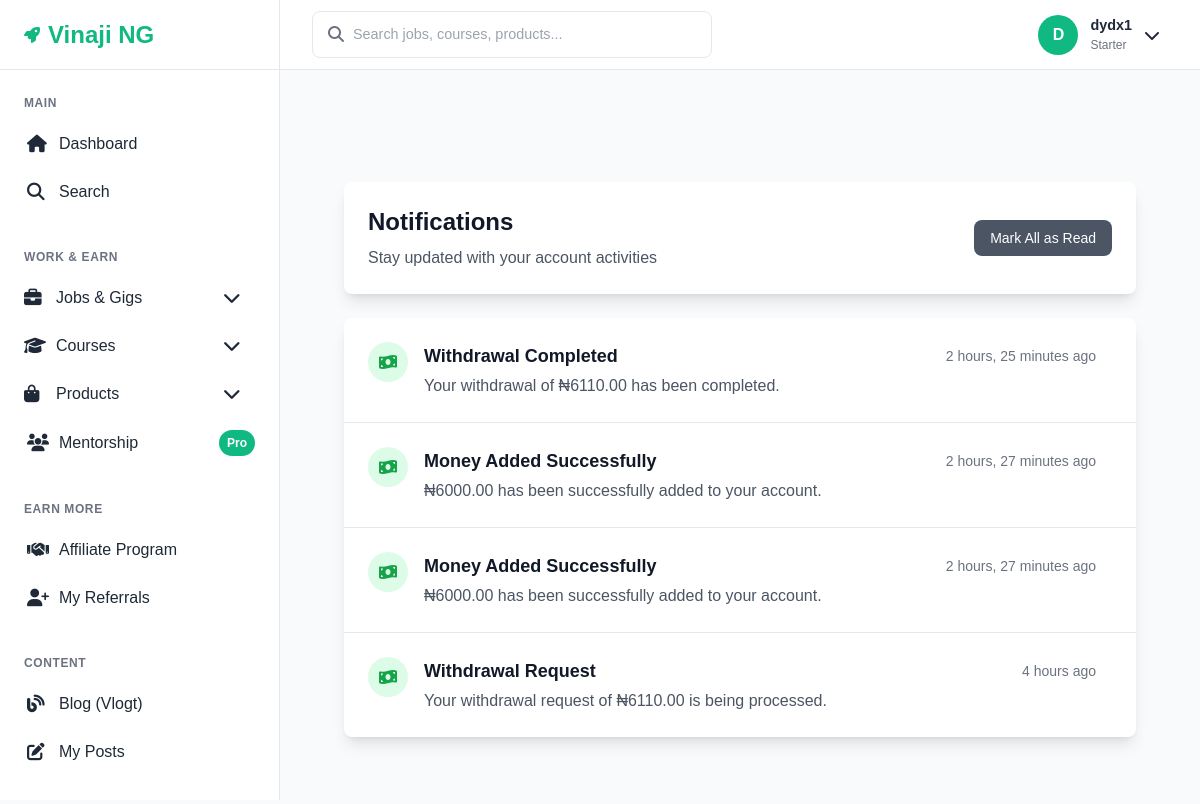
The page /transactions/notifications/ (signed in) on the database its author committed.
### accounts/models.py (models this page shows, shortened)
class User(AbstractUser):
    SUBSCRIPTION_CHOICES = [
        ('starter', 'Starter'),
        ('pro', 'Pro'),
        ('mentorship', 'Mentorship'),
    ]
    subscription_level = models.CharField(
        max_length=20,
        choices=SUBSCRIPTION_CHOICES,
        default='starter'
    )
    referral_code = models.CharField(max_length=20, unique=True, blank=True)
    is_verified = models.BooleanField(default=False)
    date_updated = models.DateTimeField(auto_now=True)
    groups = models.ManyToManyField(
        Group,
        related_name="custom_user_groups",  # use "+" if you don’t need reverse access
        blank=True
    )
    user_permissions = models.ManyToManyField(
        Permission,
        related_name="custom_user_permissions",  # use "+" if you don’t need reverse access
        blank=True
    )

### transactions/models.py (models this page shows, shortened)
class Notification(models.Model):
    NOTIFICATION_TYPES = [
        ('transaction', 'Transaction'),
        ('approval', 'Approval'),
        ('system', 'System'),
        ('promotion', 'Promotion'),
    ]
    user = models.ForeignKey(settings.AUTH_USER_MODEL, on_delete=models.CASCADE, related_name='notifications')
    notification_type = models.CharField(max_length=20, choices=NOTIFICATION_TYPES)
    title = models.CharField(max_length=200)
    message = models.TextField()
    is_read = models.BooleanField(default=False)
    related_object_id = models.PositiveIntegerField(null=True, blank=True)
    related_content_type = models.CharField(max_length=100, blank=True)
    created_at = models.DateTimeField(auto_now_add=True)
    class Meta:
        ordering = ['-created_at']

### transactions/views.py (the view)
# urls.py: path('notifications/', views.notifications_list, name='notifications_list'),
@login_required
def notifications_list(request):
    notifications = Notification.objects.filter(user=request.user)
    print(f"Total notifications: {notifications.count()}")
    for notification in notifications:
        print(f"Notification: {notification.title} - Read: {notification.is_read}")
    unread_count = notifications.filter(is_read=False).count()
    print(f"Unread count: {unread_count}")
    paginator = Paginator(notifications, 20)
    page_number = request.GET.get('page')
    page_obj = paginator.get_page(page_number)
    context = {
        'page_obj': page_obj,
        'notifications': page_obj.object_list,
        'unread_count': unread_count,
    }
    return render(request, 'transactions/notifications.html', context)

### site_core/context_processors.py (called while the page is built)
def site_settings(request):
    return {
        'site_settings': SiteSetting.get_solo()
    }

### site_core/models.py (called while the page is built)
    @classmethod
    def get_solo(cls):
        obj, created = cls.objects.get_or_create(pk=1)
        return obj

### transactions/context_processors.py (called while the page is built)
def notifications_context(request):
    if request.user.is_authenticated:
        unread_count = Notification.objects.filter(
            user=request.user,
            is_read=False
        ).count()
        return {
            'unread_notifications_count': unread_count
        }
    return {
        'unread_notifications_count': 0
    }

### templates/transactions/notifications.html (shortened to what this page needs)
{% extends 'base.html' %}
{% block content %}
<div class="max-w-4xl mx-auto py-6 sm:px-6 lg:px-8">
    <div class="px-4 py-6 sm:px-0">
        <div class="bg-white rounded-lg shadow-lg p-6 mb-6">
            <div class="flex justify-between items-center">
                <div>
                    <h1 class="text-2xl font-bold text-gray-900">Notifications</h1>
                    <p class="text-gray-600 mt-2">Stay updated with your account activities</p>
                </div>
                <div class="flex items-center space-x-3">
                    <form method="post" action="{% url 'mark_all_notifications_read' %}" class="inline">
                        <button type="submit" class="bg-gray-600 text-white px-4 py-2 rounded-lg hover:bg-gray-700 transition-colors text-sm">
                            Mark All as Read
                        </button>
                    </form>
                </div>
            </div>
        </div>
        <div class="bg-white rounded-lg shadow-lg overflow-hidden">
            <div class="divide-y divide-gray-200">
                    {% for notification in page_obj %}
                <div class="p-6 hover:bg-gray-50 transition-colors {% if not notification.is_read %}bg-blue-50 border-l-4 border-blue-500{% endif %}">
                    <div class="flex items-start space-x-4">
                        <div class="flex-shrink-0">
                            <div class="w-10 h-10 rounded-full flex items-center justify-center
                                        {% if notification.notification_type == 'transaction' %}bg-green-100 text-green-600
                                        {% elif notification.notification_type == 'approval' %}bg-blue-100 text-blue-600
                                        {% elif notification.notification_type == 'system' %}bg-purple-100 text-purple-600
                                        {% else %}bg-orange-100 text-orange-600{% endif %}">
                                <i class="fas
                                    {% if notification.notification_type == 'transaction' %}fa-money-bill-wave
                                    {% elif notification.notification_type == 'approval' %}fa-check-circle
                                    {% elif notification.notification_type == 'system' %}fa-cog
                                    {% else %}fa-bullhorn{% endif %}">
                                </i>
                            </div>
                        </div>
                        <div class="flex-1 min-w-0">
                            <div class="flex items-center justify-between">
                                <h3 class="text-lg font-semibold text-gray-900">{{ notification.title }}</h3>
                                <span class="text-sm text-gray-500">{{ notification.created_at|timesince }} ago</span>
                            </div>
                            <p class="text-gray-600 mt-1">{{ notification.message }}</p>
                        </div>
                    </div>
                </div>
                {% empty %}
                <div class="p-12 text-center">
                    <i class="fas fa-bell text-gray-300 text-4xl mb-3"></i>
                    <h3 class="text-xl font-semibold text-gray-900 mb-2">No notifications</h3>
                    <p class="text-gray-600">You're all caught up! New notifications will appear here.</p>
                </div>
                {% endfor %}
            </div>
        </div>
    </div>
</div>
{% endblock %}

### templates/base.html (shortened to what this page needs)
{% load static %}
<!DOCTYPE html>
<html lang="en">
<head>
    <link href="{% static 'css/style.css' %}" rel="stylesheet">
    <script src="https://cdn.tailwindcss.com"></script>
    <link rel="stylesheet" href="https://cdnjs.cloudflare.com/ajax/libs/font-awesome/6.4.0/css/all.min.css">
</head>
<body>
    <aside class="sidebar" id="sidebar">
        <div class="sidebar-header">
            <a href="{% url 'dashboard' %}" class="logo">
                <i class="fas fa-rocket text-primary"></i>
                <span class="logo-text">Vinaji NG</span>
            </a>
        </div>
        <nav class="sidebar-nav">
            <div class="nav-section">
                <div class="nav-title">Main</div>
                <ul class="nav-links">
                    <li>
                        <a href="{% url 'dashboard' %}" class="nav-link {% if request.resolver_match.url_name == 'dashboard' %}active{% endif %}">
                            <i class="fas fa-home"></i>
                            Dashboard
                        </a>
                    </li>
                    <li>
                        <a href="{% url 'search_results' %}" class="nav-link">
                            <i class="fas fa-search"></i>
                            Search
                        </a>
                    </li>
                </ul>
            </div>
            <div class="nav-section">
                <div class="nav-title">Work & Earn</div>
                <ul class="nav-links">
                    <li class="dropdown">
                        <button class="nav-link dropdown-toggle" onclick="toggleDropdown(this)">
                            <i class="fas fa-briefcase"></i>
                            Jobs & Gigs
                            <i class="fas fa-chevron-down ml-auto text-sm"></i>
                        </button>
                    </li>
                    <li class="dropdown">
                        <button class="nav-link dropdown-toggle" onclick="toggleDropdown(this)">
                            <i class="fas fa-graduation-cap"></i>
                            Courses
                            <i class="fas fa-chevron-down ml-auto text-sm"></i>
                        </button>
                    </li>
                    <li class="dropdown">
                        <button class="nav-link dropdown-toggle" onclick="toggleDropdown(this)">
                            <i class="fas fa-shopping-bag"></i>
                            Products
                            <i class="fas fa-chevron-down ml-auto text-sm"></i>
                        </button>
                    </li>
                        <a href="{% url 'mentorship_list' %}" class="nav-link {% if 'mentorship' in request.resolver_match.url_name %}active{% endif %}">
                            <i class="fas fa-users"></i>
                            Mentorship
                            <span class="badge">Pro</span>
                        </a>
                </ul>
            </div>
            <div class="nav-section">
                <div class="nav-title">Earn More</div>
                <ul class="nav-links">
                    <li>
                        <a href="{% url 'affiliate_dashboard' %}" class="nav-link {% if 'affiliate' in request.resolver_match.url_name %}active{% endif %}">
                            <i class="fas fa-handshake"></i>
                            Affiliate Program
                        </a>
                    </li>
                    <li>
                        <a href="{% url 'referral_list' %}" class="nav-link {% if 'referral' in request.resolver_match.url_name %}active{% endif %}">
                            <i class="fas fa-user-plus"></i>
                            My Referrals
                        </a>
                    </li>
                </ul>
            </div>
            <div class="nav-section">
                <div class="nav-title">Content</div>
                <ul class="nav-links">
                    <li>
                        <a href="{% url 'blog_list' %}" class="nav-link {% if 'blog' in request.resolver_match.url_name %}active{% endif %}">
                            <i class="fas fa-blog"></i>
                            Blog (Vlogt)
                        </a>
                    </li>
                    <li>
                        <a href="{% url 'blog_manage' %}" class="nav-link {% if request.resolver_match.url_name == 'blog_manage' %}active{% endif %}">
                            <i class="fas fa-edit"></i>
                            My Posts
                        </a>
                    </li>
                </ul>
            </div>
        </nav>
    </aside>
    <header class="header">
        <div class="header-left">
            <div class="search-container">
                <i class="fas fa-search search-icon"></i>
                <form action="{% url 'search_results' %}" method="get">
                    <input type="text"
                           name="q"
                           class="search-input"
                           placeholder="Search jobs, courses, products..."
                           value="{{ request.GET.q }}">
                </form>
            </div>
        </div>
        <div class="header-right">
            {% if user.is_authenticated %}
                <div class="user-dropdown">
                    <button class="user-menu-btn" id="userMenuBtn">
                        <div class="user-avatar">
                            {{ user.username|first|upper }}
                        </div>
                        <div class="user-info">
                            <div class="user-name">{{ user.username }}</div>
                            <div class="user-role">{{ user.get_subscription_level_display }}</div>
                        </div>
                        <i class="fas fa-chevron-down"></i>
                    </button>
                </div>
            {% endif %}
        </div>
    </header>
    <main class="main-content">
        {% block content %}{% endblock %}
    </main>
</body>
</html>

### templates/base.html (style rules this page uses)
:root { --primary-color: #10b981; --primary-dark: #059669; --primary-light: #34d399; --secondary-color: #1f2937; --accent-color: #f59e0b; --text-dark: #1f2937; --text-light: #6b7280; --bg-light: #f9fafb; --bg-white: #ffffff; --border-color: #e5e7eb; --success-color: #10b981; --warning-color: #f59e0b; --error-color: #ef4444; --shadow: 0 1px 3px 0 rgba(0, 0, 0, 0.1), 0 1px 2px 0 rgba(0, 0, 0, 0.06); --shadow-lg: 0 10px 15px -3px rgba(0, 0, 0, 0.1), 0 4px 6px -2px rgba(0, 0, 0, 0.05); --sidebar-width: 280px; --header-height: 70px; }
* { margin: 0; padding: 0; box-sizing: border-box; }
body { font-family: 'Inter', sans-serif; line-height: 1.6; color: var(--text-dark); background-color: var(--bg-light); display: flex; min-height: 100vh; }
.sidebar { width: var(--sidebar-width); background: var(--bg-white); border-right: 1px solid var(--border-color); position: fixed; left: 0; top: 0; height: 100vh; overflow-y: auto; z-index: 100; transition: transform 0.3s ease; }
.sidebar-header { padding: 1.5rem; border-bottom: 1px solid var(--border-color); height: var(--header-height); display: flex; align-items: center; }
.logo { display: flex; align-items: center; text-decoration: none; }
.logo-text { font-size: 1.5rem; font-weight: 700; color: var(--primary-color); margin-left: 0.5rem; }
.sidebar-nav { padding: 1rem 0; }
.nav-section { margin-bottom: 1.5rem; }
.nav-title { padding: 0.5rem 1.5rem; font-size: 0.75rem; font-weight: 600; text-transform: uppercase; color: var(--text-light); letter-spacing: 0.05em; }
.nav-links { list-style: none; }
.nav-link { display: flex; align-items: center; padding: 0.75rem 1.5rem; color: var(--text-dark); text-decoration: none; transition: all 0.3s ease; border-left: 3px solid transparent; }
.nav-link i { width: 20px; margin-right: 0.75rem; font-size: 1.1rem; }
.nav-link .badge { margin-left: auto; background: var(--primary-color); color: white; padding: 0.25rem 0.5rem; border-radius: 1rem; font-size: 0.75rem; font-weight: 600; }
.header { position: fixed; top: 0; left: var(--sidebar-width); right: 0; height: var(--header-height); background: var(--bg-white); border-bottom: 1px solid var(--border-color); display: flex; align-items: center; justify-content: space-between; padding: 0 2rem; z-index: 99; transition: left 0.3s ease; }
.header-left { display: flex; align-items: center; gap: 1rem; }
.search-container { position: relative; width: 400px; }
.search-input { width: 100%; padding: 0.75rem 1rem 0.75rem 2.5rem; border: 1px solid var(--border-color); border-radius: 0.5rem; font-size: 0.9rem; transition: all 0.3s ease; }
.search-icon { position: absolute; left: 1rem; top: 50%; transform: translateY(-50%); color: var(--text-light); }
.header-right { display: flex; align-items: center; gap: 1rem; }
.user-dropdown { position: relative; }
.user-menu-btn { display: flex; align-items: center; gap: 0.75rem; background: none; border: none; cursor: pointer; padding: 0.5rem; border-radius: 0.5rem; transition: background 0.3s ease; }
.user-avatar { width: 40px; height: 40px; border-radius: 50%; background: var(--primary-color); color: white; display: flex; align-items: center; justify-content: center; font-weight: 600; font-size: 1rem; }
.user-info { text-align: left; }
.user-name { font-weight: 600; font-size: 0.9rem; }
.user-role { font-size: 0.75rem; color: var(--text-light); }
.main-content { flex: 1; margin-left: var(--sidebar-width); margin-top: var(--header-height); padding: 2rem; transition: margin-left 0.3s ease; min-height: 100vh; }
.dropdown-toggle { width: 100%; text-align: left; background: none; border: none; color: inherit; font: inherit; cursor: pointer; }
.text-primary { color: var(--primary-color); }
.flex { display: flex; }
.items-center { align-items: center; }
.justify-between { justify-content: space-between; }

### rows shown on the page
User: username|first "D", username "dydx1", subscription_level "Starter"
Notification: title "Withdrawal Completed", created_at "2 hours, 25 minutes", message "Your withdrawal of ₦6110.00 has been completed."
Notification: title "Money Added Successfully", created_at "2 hours, 27 minutes", message "₦6000.00 has been successfully added to your account."
Notification: title "Money Added Successfully", created_at "2 hours, 27 minutes", message "₦6000.00 has been successfully added to your account."
Notification: title "Withdrawal Request", created_at "4 hours", message "Your withdrawal request of ₦6110.00 is being processed."
